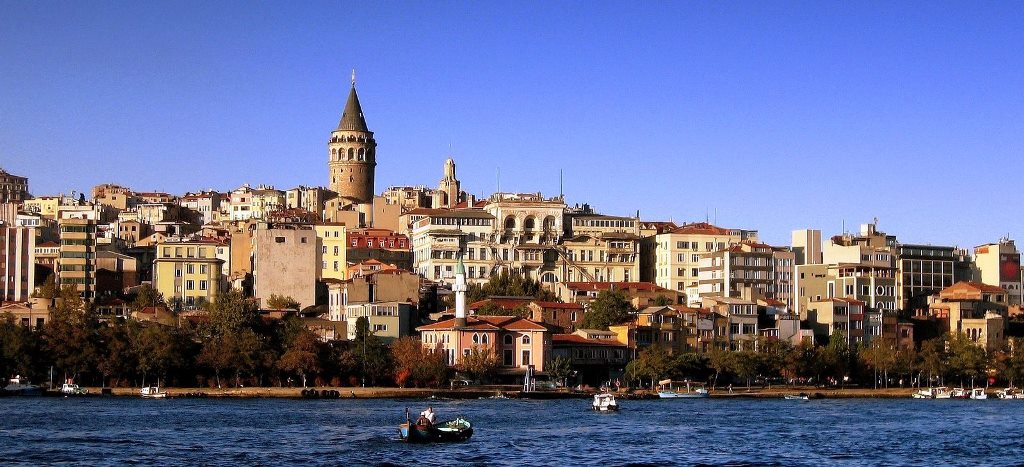
#> input picture report/data/galata-tower-2-1210325.jpg, 1024 x 467 px, found by its file name; the run also reads 5 pictures not shown here
$ python ImageCartooner.py   (older library calls are emulated)
#> lines starting #> are read from the running program, lines starting #| are printed output that depends on the picture; after the words box and inside, x2 and y2 are one past the last pixel; in counts of white or black regions, pixels touching at a corner belong together
import matplotlib.pyplot as plt
import cv2
from scipy.ndimage import gaussian_filter
from scipy.ndimage import median_filter
import numpy as np


def read_image_cv2(file_path):
    try:
        img = cv2.imread(file_path)
        if img is not None:
            return img
        else:
            print("Failed to read the image. Please provide a valid file path.")
            return None
    except Exception as e:
        print(f"An error occurred: {e}")
        return None


def GaussianFilterFuncimage(image, sigma, img_name):
  print(f"************ Gaussian Filtered Image With {sigma}************")
  smoothed_imaged = gaussian_filter(image, sigma)
  cv2.imwrite('report/result/'+img_name + "_GaussianFltered sigma_" +str(sigma) + ".jpg",smoothed_imaged)
  return smoothed_imaged


def MedianFilterFunc(image, kernel_size, img_name):
    print(f"************ Median Filtered Image with {kernel_size}************")
    # Apply the median filter
    median_filtered_image = median_filter(image, kernel_size)
    # Display the original and filtered images
    cv2.imwrite('report/result/'+img_name + "_MedianFiltered kernel_" +str(kernel_size) + ".jpg",median_filtered_image)

    return median_filtered_image


def DoG_filter_func(image, parameters, img_name):
  gray = cv2.cvtColor(image, cv2.COLOR_BGR2GRAY)
  # Apply Gaussian filter with sigma1
  gaussian_filtered_image_1 = gaussian_filter(gray, sigma= parameters['sigma'])
  # Apply Gaussian filter with sigma2
  gaussian_filtered_image_2 = gaussian_filter(gray, sigma= parameters['sigma'] * parameters['k'])
  # Calculate DoG filter
  DoG_filtered_image = gaussian_filtered_image_1 - gaussian_filtered_image_2
  # Threshold the filtered image
  thresholded_image = np.where(DoG_filtered_image > parameters['threshold'], 1, 0)
  print(f"DoG Filtered Image with sigma {parameters['sigma']}, k {parameters['k']}, threshold {parameters['threshold']}")
  cv2.imwrite('report/result/'+img_name + "EdgeDetected Image parameters" +str(parameters) + ".jpg",thresholded_image*255)

  return thresholded_image


def quantizer(image, quantization_level, img_name):
  # Convert image to Lab color space
  input_lab = cv2.cvtColor(image, cv2.COLOR_BGR2Lab)
  # Quantize the L channel (Luminance)
  quantized_lab = input_lab.copy()
  quantized_lab[:,:, 0] = (quantized_lab[:,:, 0] // quantization_level) * quantization_level  # Adjust the quantization level, when increase to 10 there is bordes in color of sky
  # Convert back to BGR
  quantized_image = cv2.cvtColor(quantized_lab, cv2.COLOR_Lab2BGR)
  print(f"quantized image with {quantization_level} level")
  cv2.imwrite('report/result/'+img_name + "Quantized Image quantization level" +str(quantization_level) + ".jpg",quantized_image)

  return quantized_image


def combinator(quantized_image, inverted_edges, img_name):

  b, g, r = cv2.split(quantized_image)
  r_result = cv2.multiply(r, inverted_edges, dtype=cv2.CV_32F)
  g_result = cv2.multiply(g, inverted_edges, dtype=cv2.CV_32F)
  b_result = cv2.multiply(b, inverted_edges, dtype=cv2.CV_32F)
  combined_image = cv2.merge((b_result, g_result, r_result))
  print("Final Cartooned Image")
  cv2.imwrite('report/result/'+img_name + "Cartoon Image" + ".jpg",combined_image)

  return combined_image


def cartooner(img, edge, smoothed_image, parameters, quantization_level, img_name):

  # Inversion (binary)
  inverted_edges = 1 - edge
  quantized_image = quantizer(smoothed_image, quantization_level, img_name)
  cartoon_image = combinator(quantized_image, inverted_edges, img_name + "quantized_" + str(quantization_level))
  return cartoon_image


def main():

  img_name = "image1"
  img_1_path = 'report/data/galata-tower-2-1210325.jpg'
  img1 = read_image_cv2(img_1_path)
#> in read_image_cv2, img is the input picture: shape (467, 1024, 3); mean B, G, R 148.8, 111.2, 105.6
  cv2.imwrite('report/result/'+img_name + "_orginal"+".jpg",img1)

  sigmas = [(1, 1, 0), (2, 2, 0), (3, 3, 0), (4, 4, 0), (5, 5, 0)]
  for i in sigmas:
    GaussianFilterFuncimage(img1, i, img_name)

  kernels = [(1, 1, 1), (2, 2, 2), (3, 3, 3), (4, 4, 4), (5, 5, 5)]
  for i in kernels:
    MedianFilterFunc(img1, i, img_name)

  smoothed_image = gaussian_filter(img1, (2, 2, 0))
  parameters = {'sigma': 1.4, 'k':1.1, "threshold": 30} #
  edge = DoG_filter_func(smoothed_image, parameters, img_name)
#> in DoG_filter_func, `thresholded_image = np.where(DoG_filtered_image > parameters['threshol..`: thresholded_image: shape (467, 1024) int64; values 0 (black) and 1 (white), 19.6% white in thin lines or dots

  parameters = {'sigma': 1.8, 'k':1.1, "threshold": 30} #
  edge = DoG_filter_func(smoothed_image, parameters, img_name)
#> in DoG_filter_func (call 2), `thresholded_image = np.where(DoG_filtered_image > parameters['threshol..`: thresholded_image: shape (467, 1024) int64; values 0 (black) and 1 (white), 14.6% white; 3674 white regions (3209 under 20 px), largest, box (x1, y1, x2, y2) and area: (942, 240, 1024, 346) 2013, (0, 388, 430, 406) 1997, (423, 230, 510, 335) 1469

  parameters = {'sigma': 2.2, 'k':1.1, "threshold": 30} # 1.8, 1.1, 30
  edge = DoG_filter_func(smoothed_image, parameters, img_name)
#> in DoG_filter_func (call 3), `thresholded_image = np.where(DoG_filtered_image > parameters['threshol..`: thresholded_image: shape (467, 1024) int64; values 0 (black) and 1 (white), 16.6% white; 3109 white regions (2705 under 20 px), largest, box (x1, y1, x2, y2) and area: (11, 188, 233, 316) 4105, (883, 244, 1014, 353) 3397, (0, 389, 431, 407) 2451

  parameters = {'sigma': 2.6, 'k':1.1, "threshold": 30} # 1.8, 1.1, 30
  edge = DoG_filter_func(smoothed_image, parameters,  img_name)
#> in DoG_filter_func (call 4), `thresholded_image = np.where(DoG_filtered_image > parameters['threshol..`: thresholded_image: shape (467, 1024) int64; values 0 (black) and 1 (white), 18.3% white; 2757 white regions (2394 under 20 px), largest, box (x1, y1, x2, y2) and area: (831, 220, 1024, 353) 4685, (0, 171, 233, 287) 4332, (0, 388, 436, 410) 2739

  ##########################################################################

  quantization_level = 4
  parameters = {'sigma': 1.8, 'k':1.05, "threshold": 30} #
  edge = DoG_filter_func(smoothed_image, parameters,  img_name)
#> in DoG_filter_func (call 5), `DoG_filtered_image = gaussian_filtered_image_1 - gaussian_filtered_ima..`:
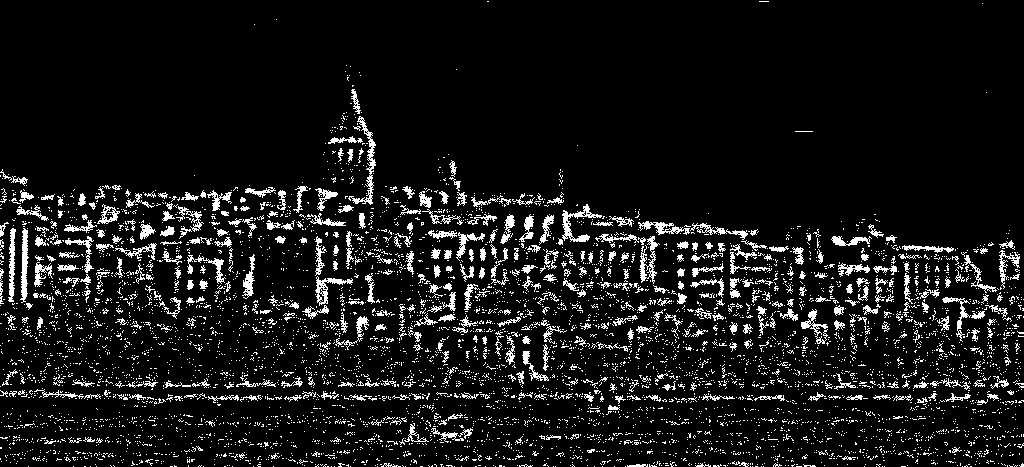
#> DoG_filtered_image: shape (467, 1024); min 0, max 255, mean 22.3
#> in DoG_filter_func (call 5), `thresholded_image = np.where(DoG_filtered_image > parameters['threshol..`: thresholded_image: shape (467, 1024) int64; values 0 (black) and 1 (white), 8.7% white in thin lines or dots
  name = str(parameters)
  cartooner(img1,edge,smoothed_image, parameters, quantization_level, img_name + "DoG" + name)
#> in cartooner, `inverted_edges = 1 - edge`:
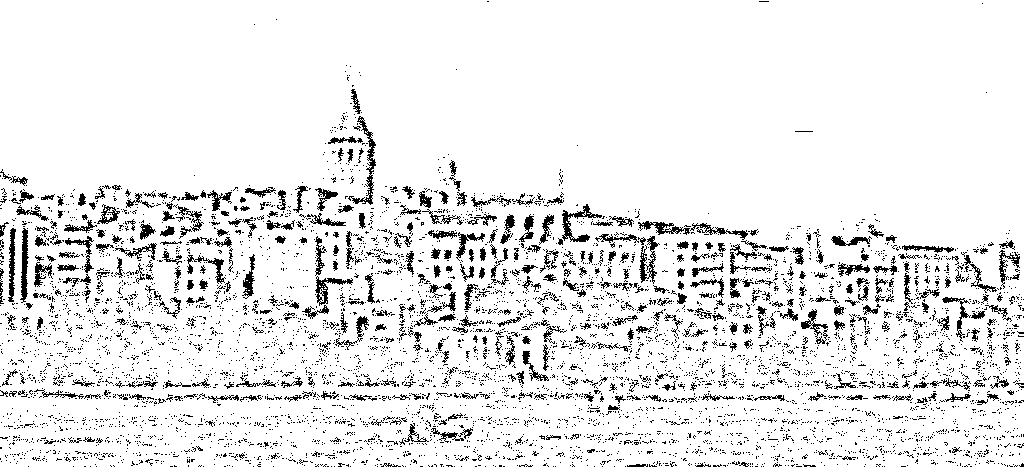
#> inverted_edges: shape (467, 1024) int64; values 0 (black) and 1 (white), 91.3% white; black in thin lines or dots
#> in quantizer, `input_lab = cv2.cvtColor(image, cv2.COLOR_BGR2Lab)`: input_lab: shape (467, 1024, 3); mean of channels 0, 1, 2 120.4, 138.3, 109
#> in quantizer, `quantized_lab[:,:, 0] = (quantized_lab[:,:, 0] // quantization_level) ..`: quantized_lab: shape (467, 1024, 3); mean of channels 0, 1, 2 118.9, 138.3, 109

  parameters = {'sigma': 1.8, 'k':1.1, "threshold": 30} #
  edge = DoG_filter_func(smoothed_image, parameters,  img_name)
  name = str(parameters)
  cartooner(img1,edge,smoothed_image, parameters, quantization_level, img_name + "DoG" +  name)
#> call 2 of cartooner, with quantization_level = 4
#> in cartooner (call 2), `inverted_edges = 1 - edge`:
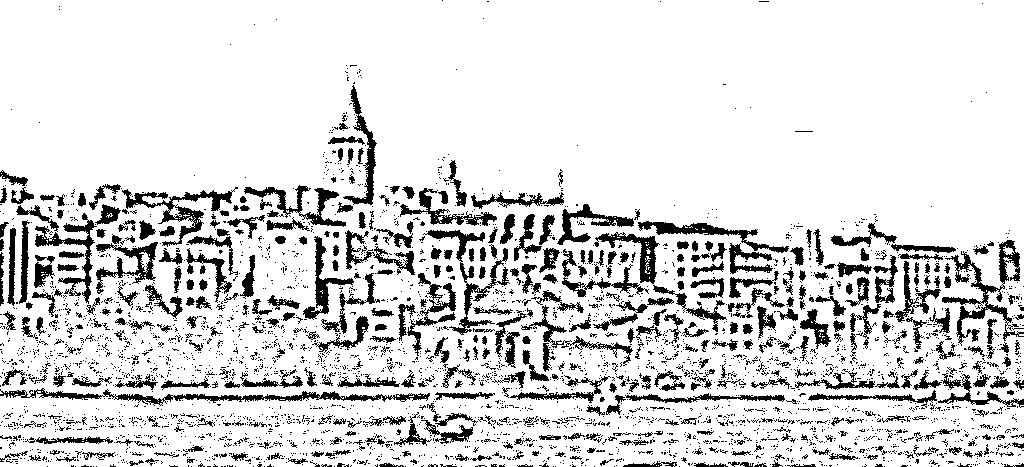
#> inverted_edges: shape (467, 1024) int64; values 0 (black) and 1 (white), 85.4% white; 3674 black regions (3209 under 20 px), largest, box (x1, y1, x2, y2) and area: (942, 240, 1024, 346) 2013, (0, 388, 430, 406) 1997, (423, 230, 510, 335) 1469
#> in combinator (call 2), `r_result = cv2.multiply(r, inverted_edges, dtype=cv2.CV_32F)`:
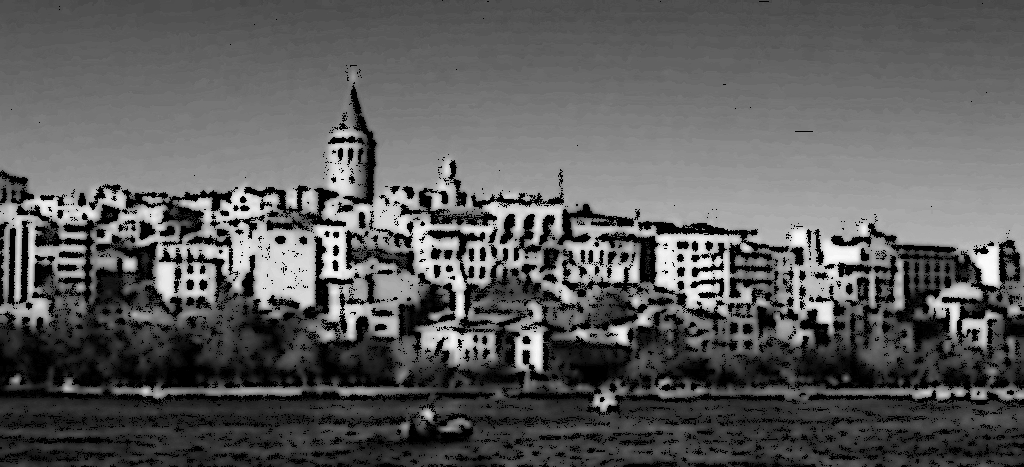
#> r_result: shape (467, 1024) float32; min 0, max 251, mean 91.7
#> in combinator (call 2), `g_result = cv2.multiply(g, inverted_edges, dtype=cv2.CV_32F)`:
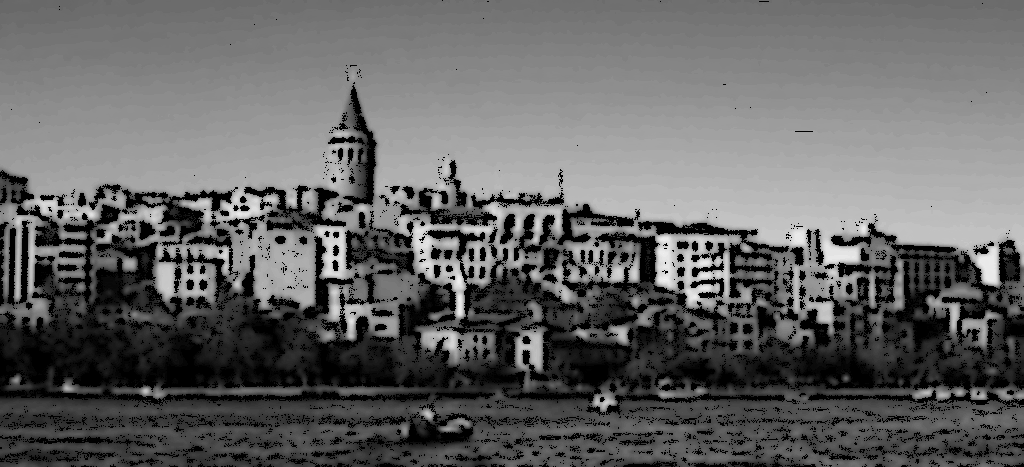
#> g_result: shape (467, 1024) float32; min 0, max 240, mean 99.7
#> in combinator (call 2), `b_result = cv2.multiply(b, inverted_edges, dtype=cv2.CV_32F)`:
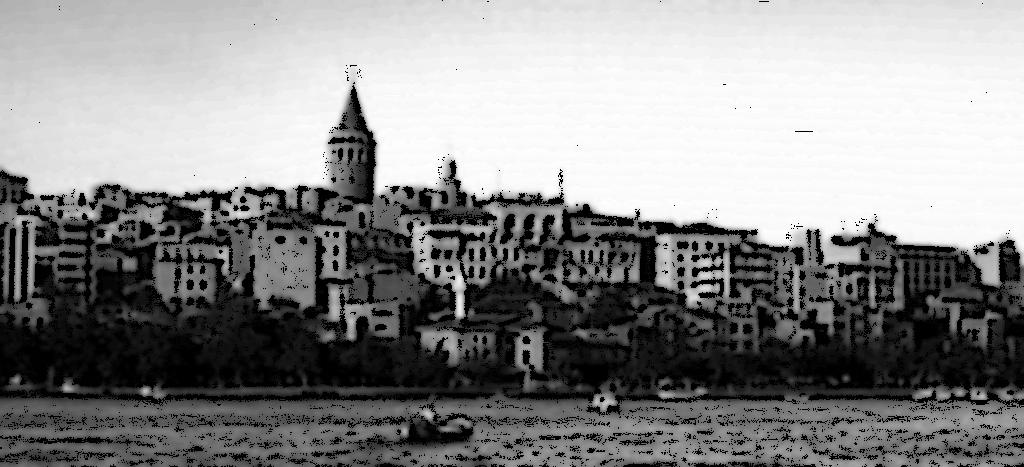
#> b_result: shape (467, 1024) float32; min 0, max 255, mean 137.9
#> in combinator (call 2), `combined_image = cv2.merge((b_result, g_result, r_result))`:
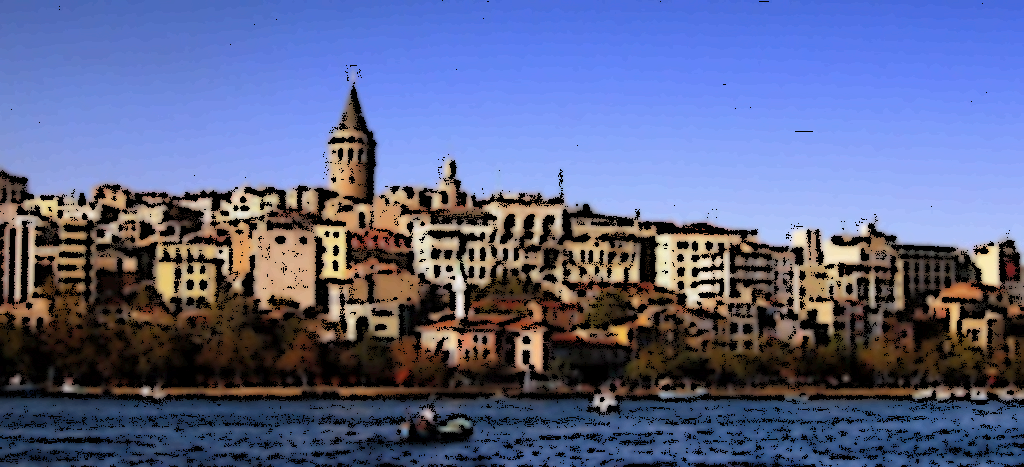
#> combined_image: shape (467, 1024, 3) float32; mean B, G, R 137.9, 99.6, 91.7

  parameters = {'sigma': 1.8, 'k':1.2, "threshold": 30} # 1.8, 1.1, 30
  edge = DoG_filter_func(smoothed_image, parameters,  img_name)
  name = str(parameters)
  cartooner(img1,edge,smoothed_image, parameters, quantization_level, img_name + "DoG" +  name)

  parameters = {'sigma': 1.8, 'k':1.3, "threshold": 30} # 1.8, 1.1, 30
  edge = DoG_filter_func(smoothed_image, parameters,  img_name)
  name = str(parameters)
  cartooner(img1,edge,smoothed_image, parameters, quantization_level, img_name + "DoG" +  name)

  parameters = {'sigma': 1.8, 'k':1.4, "threshold": 30} # 1.8, 1.1, 30
  edge = DoG_filter_func(smoothed_image, parameters,  img_name)
  name = str(parameters)
  cartooner(img1,edge,smoothed_image, parameters, quantization_level, img_name + "DoG" +  name)

  parameters = {'sigma': 1.8, 'k':1.7, "threshold": 30} # 1.8, 1.1, 30
  edge = DoG_filter_func(smoothed_image, parameters,  img_name)
  name = str(parameters)
  cartooner(img1,edge,smoothed_image, parameters, quantization_level, img_name + "DoG" +  name)

  parameters = {'sigma': 1.8, 'k':2, "threshold": 30} # 1.8, 1.1, 30
  edge = DoG_filter_func(smoothed_image, parameters,  img_name)
  name = str(parameters)
  cartooner(img1,edge,smoothed_image, parameters, quantization_level, img_name + "DoG" +  name)

  parameters = {'sigma': 1.8, 'k':3, "threshold": 30} # 1.8, 1.1, 30
  edge = DoG_filter_func(smoothed_image, parameters,  img_name)
  name = str(parameters)
  cartooner(img1,edge,smoothed_image, parameters, quantization_level, img_name + "DoG" +  name)

  ##########################################################################

  parameters = {'sigma': 1.8, 'k':1.1, "threshold": 0} #
  edge = DoG_filter_func(smoothed_image, parameters,  img_name)
  name = str(parameters)
  cartooner(img1,edge,smoothed_image, parameters, quantization_level, img_name + "DoG" +  name)

  parameters = {'sigma': 1.8, 'k':1.1, "threshold": 20} #
  edge = DoG_filter_func(smoothed_image, parameters,  img_name)
  name = str(parameters)
  cartooner(img1,edge,smoothed_image, parameters, quantization_level, img_name + "DoG" +  name)

  parameters = {'sigma': 1.8, 'k':1.1, "threshold": 30} # 1.8, 1.1, 30
  edge = DoG_filter_func(smoothed_image, parameters,  img_name)
  name = str(parameters)
  cartooner(img1,edge,smoothed_image, parameters, quantization_level, img_name + "DoG" +  name)

  parameters = {'sigma': 1.8, 'k':1.1, "threshold": 50} # 1.8, 1.1, 30
  edge = DoG_filter_func(smoothed_image, parameters,  img_name)
  name = str(parameters)
  cartooner(img1,edge,smoothed_image, parameters, quantization_level, img_name + "DoG" +  name)

  parameters = {'sigma': 1.8, 'k':1.1, "threshold": 60} # 1.8, 1.1, 30
  edge = DoG_filter_func(smoothed_image, parameters,  img_name)
  name = str(parameters)
  cartooner(img1,edge,smoothed_image, parameters, quantization_level, img_name + "DoG" +  name)

  parameters = {'sigma': 1.8, 'k':1.1, "threshold": 80} # 1.8, 1.1, 30
  edge = DoG_filter_func(smoothed_image, parameters,  img_name)
  name = str(parameters)
  cartooner(img1,edge,smoothed_image, parameters, quantization_level, img_name + "DoG" +  name)

  parameters = {'sigma': 1.8, 'k':1, "threshold": 100} # 1.8, 1.1, 30
  edge = DoG_filter_func(smoothed_image, parameters,  img_name)
  name = str(parameters)
  cartooner(img1,edge,smoothed_image, parameters, quantization_level, img_name + "DoG" +  name)

  parameters = {'sigma': 1.8, 'k':1, "threshold": 200} # 1.8, 1.1, 30
  edge = DoG_filter_func(smoothed_image, parameters,  img_name)
  name = str(parameters)
  cartooner(img1,edge,smoothed_image, parameters, quantization_level, img_name + "DoG" +  name)

  ##########################################################################

  parameters = {'sigma': 1.8, 'k':1.1, "threshold": 30} # 1.8, 1.1, 30
  edge = DoG_filter_func(smoothed_image, parameters,  img_name)

  inverted_edges = 1 - edge

  quantization_level = 4
  quantized_image = quantizer(smoothed_image, quantization_level, img_name)
  cartoon_image = combinator(quantized_image, inverted_edges, img_name + "quantized_" + str(quantization_level))

  quantization_level = 6
  quantized_image = quantizer(smoothed_image, quantization_level, img_name)
  cartoon_image = combinator(quantized_image, inverted_edges, img_name + "quantized_" + str(quantization_level))

  quantization_level = 8
  quantized_image = quantizer(smoothed_image, quantization_level, img_name)
  cartoon_image = combinator(quantized_image, inverted_edges, img_name + "quantized_" + str(quantization_level))

  quantization_level = 10
  quantized_image = quantizer(smoothed_image, quantization_level, img_name)
  cartoon_image = combinator(quantized_image, inverted_edges, img_name + "quantized_" + str(quantization_level))

  quantization_level = 12
  quantized_image = quantizer(smoothed_image, quantization_level, img_name)
  cartoon_image = combinator(quantized_image, inverted_edges, img_name + "quantized_" + str(quantization_level))

  quantization_level = 16
  quantized_image = quantizer(smoothed_image, quantization_level, img_name)
  cartoon_image = combinator(quantized_image, inverted_edges, img_name + "quantized_" + str(quantization_level))

  ######################################################################################################################

  img_name = "image1"
  smoothed_image = gaussian_filter(img1, (2, 2, 0))
  parameters = {'sigma': 1.8, 'k':1.1, "threshold": 30}
  edge = DoG_filter_func(smoothed_image, parameters,  img_name + "Final")
  quantization_level = 4
  cartooner(img1,edge,smoothed_image, parameters, quantization_level, img_name + "Final")


  ######################################################################################################################

  img_name = "image2"
  img_2_path ='report/data/Persian+Cat+Facts+History+Personality+and+Care+_+ASPCA+Pet+Health+Insurance+_+white+Persian+cat+resting+on+a+brown+sofa-min.jpg'
  img2 = read_image_cv2(img_2_path)
  cv2.imwrite('report/result/'+img_name + "_orginal"+".jpg",img2)
  smoothed_image = gaussian_filter(img2, (2, 2, 0))
  parameters = {'sigma': 0.9, 'k':1.5, "threshold": 50} # 1.8, 1.1, 30
  edge = DoG_filter_func(smoothed_image, parameters,  img_name + "Final")
  quantization_level = 12
  cartooner(img2,edge,smoothed_image, parameters, quantization_level, img_name + "Final")

  ######################################################################################################################

  img_name = "image3"
  img_3_path = 'report/data/dd1f8bf8be534e33aee2e85983007e09.jpg'
  img3 = read_image_cv2(img_3_path)
  cv2.imwrite('report/result/'+img_name + "_orginal"+".jpg",img3)
  smoothed_image = gaussian_filter(img3, (2, 2, 0))
  parameters = {'sigma': 1.8, 'k':1.1, "threshold": 30}
  edge = DoG_filter_func(smoothed_image, parameters,  img_name + "Final")
  quantization_level = 4
  cartooner(img3,edge,smoothed_image, parameters, quantization_level, img_name + "Final")

  ######################################################################################################################

  img_name = "image4"
  img_4_path = 'report/data/8682484.jpg'
  img4 = read_image_cv2(img_4_path)
  cv2.imwrite('report/result/'+img_name + "_orginal"+".jpg",img4)
  smoothed_image = gaussian_filter(img4, (2, 2, 0))
  parameters = {'sigma': 1.8, 'k':1.1, "threshold": 30}
  edge = DoG_filter_func(smoothed_image, parameters,  img_name + "Final")
  quantization_level = 4
  cartooner(img4,edge,smoothed_image, parameters, quantization_level, img_name + "Final")

  ######################################################################################################################

  img_name = "image5"
  img_5_path = 'report/data/kapadokya-balon-turu-fiyatlari-nedir.jpg'
  img5 = read_image_cv2(img_5_path)
  cv2.imwrite('report/result/'+img_name + "_orginal"+".jpg",img5)
  smoothed_image = gaussian_filter(img5, (2, 2, 0))
  parameters = {'sigma': 1.8, 'k':1.1, "threshold": 30}
  edge = DoG_filter_func(smoothed_image, parameters,  img_name + "Final")
  quantization_level = 4
  cartooner(img5,edge,smoothed_image, parameters, quantization_level, img_name + "Final")

  ######################################################################################################################

  img_name = "image6"
  img_6_path = 'report/data/Tower-Bridge.jpg'
  img6 = read_image_cv2(img_6_path)
  cv2.imwrite('report/result/'+img_name + "_orginal"+".jpg",img6)
  smoothed_image = gaussian_filter(img6, (2, 2, 0))
  parameters = {'sigma': 1.8, 'k':1.1, "threshold": 30}
  edge = DoG_filter_func(smoothed_image, parameters,  img_name + "Final")
  quantization_level = 4
  cartooner(img6,edge,smoothed_image, parameters, quantization_level, img_name + "Final")

  cv2.waitKey(500)
  cv2.destroyAllWindows()


if __name__ == "__main__":
   main()
